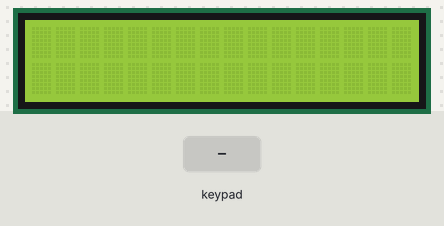
Simulated run of this program. Board: ATmega32, built with avr-gcc and emulated at 8 MHz. Shown: 16×2 character LCD. Wiring (inferred from the signals the program sends): 4×4 keypad with keys 7 8 9 / 4 5 6 * 1 2 3 - E 0 = +: rows PA0, PA1, PA2, PA3; columns PA4, PA5, PA6, PA7. Wiring (inferred from the names in the program): character LCD (HD44780): RS PB1; R/W PB2; E PB3; data PD0, PD1, PD2, PD3. The test bench sets the inputs (shaded band).

Above: at 1.2 s.
1.3 s: keypad keys 7 + 5 = pressed 0.4 s apart
At 3.1 s:
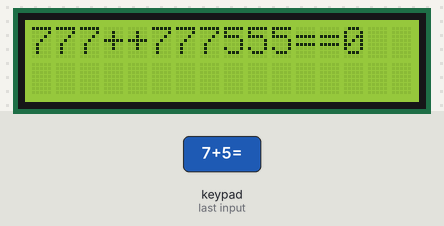
4.4 s: key 'E' pressed
At 4.9 s:
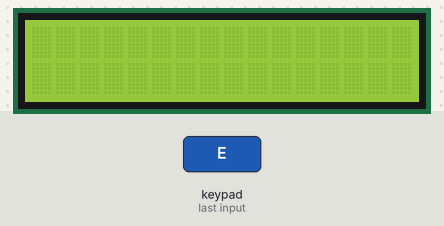
6.0 s: keypad keys 6 * 7 = pressed 0.4 s apart
At 7.9 s:
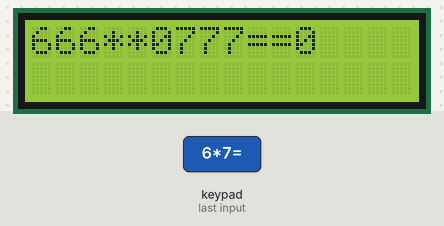
9.1 s: key '/' pressed
At 9.6 s:
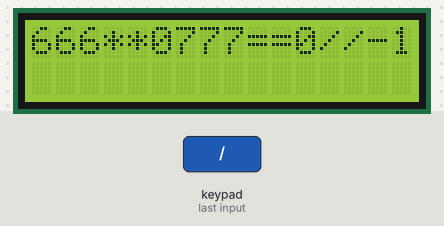
Timing chart, 0 to 11.7 s (numbered marks = the images above; inputs shaded):
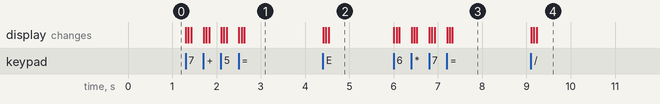

Measured:
- after the input at 1.3 s, the display: first changes at once (image 1 shows a later state)
- after the input at 6.0 s, the display: first changes at once (image 3 shows a later state)
- after the input at 9.1 s, the display: first changes at once (image 4 shows a later state)

The program:

main.c
```c
/*
 * main.c
 *
 *  Created on: Jul 18, 2024
 *      Author: Dell
 */

#include "LCD.h"
#include "keypad.h"

uint16 firstNum = 0,secondNum = 0;
uint8 op;
uint8 key;
uint16 result = 0;

int main(void)
{
	LCD_init();

	while(1)
	{
		key = KeyPad_getPressedKey();
		while((key >= 0) && (key <= 9))
		{
			LCD_intgerToString(key);
			firstNum = key + firstNum * 10;
			_delay_ms(50);
			key = KeyPad_getPressedKey();
		}
		LCD_displayCharacter(key);
		op = key;
		_delay_ms(50);
		key = KeyPad_getPressedKey();
		while((key >= 0) && (key <= 9))
		{
			LCD_intgerToString(key);
			secondNum = key + secondNum * 10;
			_delay_ms(50);
			key = KeyPad_getPressedKey();
		}
		LCD_displayCharacter(key);
		_delay_ms(50);
		switch(op)
		{
		case '+' : result = firstNum + secondNum;
		break;
		case '-' : result = firstNum - secondNum;
		break;
		case '/' : result = firstNum / secondNum;
		break;
		case '*' : result = firstNum * secondNum;
		break;
		}
		LCD_intgerToString(result);
		firstNum = 0;
		secondNum = 0;
		key = 0;
		result = 0;
		if((KeyPad_getPressedKey()) == 13)
		{
			LCD_clearScreen();
		}
		_delay_ms(50);
	}
}
```

controllerconfig.h
```c
/*
 * controllerconfig.h
 *
 *  Created on: Jul 18, 2024
 *      Author: Dell
 */

#ifndef CONTROLLERCONFIG_H_
#define CONTROLLERCONFIG_H_
#ifndef F_CPU
#define F_CPU 1000000 UL
#endif

#include<avr/io.h>
#include<avr/interrupt.h>
#include<avr/delay.h>


#endif /* CONTROLLERCONFIG_H_ */
```

LCD.c
```c
/*
 * LCD.c
 *
 *  Created on: Jul 18, 2024
 *      Author: Dell
 */

#include "LCD.h"


void LCD_init(void)
{
	LCD_CTRL_PORT_DIR |= (1<<E) | (1<<RS) | (1<<RW);

	#if (DATA_BITS_MODE == 4)
		#ifdef UPPER_PORT_PINS
			LCD_DATA_PORT_DIR |= 0xF0;
		#else
			LCD_DATA_PORT_DIR |= 0x0F;
		#endif
		LCD_sendCommand(FOUR_BITS_DATA_MODE);
		LCD_sendCommand(TWO_LINE_LCD_Four_BIT_MODE);
	#elif (DATA_BITS_MODE == 8)
		LCD_DATA_PORT_DIR = 0xFF;
		LCD_sendCommand(TWO_LINE_LCD_Eight_BIT_MODE);
	#endif

	LCD_sendCommand(CURSOR_OFF);
	LCD_sendCommand(CLEAR_COMMAND);
}

void LCD_sendCommand(uint8 command)
{
	CLEAR_BIT(LCD_CTRL_PORT,RS);
	CLEAR_BIT(LCD_CTRL_PORT,RW);
	_delay_ms(1);
	SET_BIT(LCD_CTRL_PORT,E);
	_delay_ms(1);
#if (DATA_BITS_MODE == 4)

#ifdef UPPER_PORT_PINS
	LCD_DATA_PORT = (LCD_DATA_PORT & 0x0F) | (command & 0xF0);
#else
	LCD_DATA_PORT = (LCD_DATA_PORT & 0xF0) | ((command & 0xF0) >> 4);
#endif

	_delay_ms(1);
	CLEAR_BIT(LCD_CTRL_PORT,E);
	_delay_ms(1);
	SET_BIT(LCD_CTRL_PORT,E);
	_delay_ms(1);


	#ifdef UPPER_PORT_PINS
	LCD_DATA_PORT = (LCD_DATA_PORT & 0x0F) | ((command & 0x0F) << 4);
#else
	LCD_DATA_PORT = (LCD_DATA_PORT & 0xF0) | (command & 0x0F);
#endif

	_delay_ms(1);
	CLEAR_BIT(LCD_CTRL_PORT,E);
	_delay_ms(1);
#elif (DATA_BITS_MODE == 8)
	LCD_DATA_PORT = command;
	_delay_ms(1);
	CLEAR_BIT(LCD_CTRL_PORT,E);
	_delay_ms(1);
#endif
}

void LCD_displayCharacter(uint8 data)
{
	SET_BIT(LCD_CTRL_PORT,RS);
	CLEAR_BIT(LCD_CTRL_PORT,RW);
	_delay_ms(1);
	SET_BIT(LCD_CTRL_PORT,E);
	_delay_ms(1);
#if (DATA_BITS_MODE == 4)

	#ifdef UPPER_PORT_PINS
	LCD_DATA_PORT = (LCD_DATA_PORT & 0x0F) | (data & 0xF0);
#else
	LCD_DATA_PORT = (LCD_DATA_PORT & 0xF0) | ((data & 0xF0) >> 4);
#endif

	_delay_ms(1);
	CLEAR_BIT(LCD_CTRL_PORT,E);
	_delay_ms(1);
	SET_BIT(LCD_CTRL_PORT,E);
	_delay_ms(1);


	#ifdef UPPER_PORT_PINS
	LCD_DATA_PORT = (LCD_DATA_PORT & 0x0F) | ((data & 0x0F) << 4);
#else
	LCD_DATA_PORT = (LCD_DATA_PORT & 0xF0) | (data & 0x0F);
#endif

	_delay_ms(1);
	CLEAR_BIT(LCD_CTRL_PORT,E);
	_delay_ms(1);
#elif (DATA_BITS_MODE == 8)
	LCD_DATA_PORT = command;
	_delay_ms(1);
	CLEAR_BIT(LCD_CTRL_PORT,E);
	_delay_ms(1);
#endif
}

void LCD_displayString(const char *Str)
{
	uint8 i = 0;
	while(Str[i] != '\0')
	{
		LCD_displayCharacter(Str[i]);
		i++;
	}


}

void LCD_goToRowColumn(uint8 row,uint8 col)
{
	uint8 Address;


	switch(row)
	{
		case 0:
				Address=col;
				break;
		case 1:
				Address=col+0x40;
				break;
		case 2:
				Address=col+0x10;
				break;
		case 3:
				Address=col+0x50;
				break;
	}


	LCD_sendCommand(Address | SET_CURSOR_LOCATION);
}

void LCD_displayStringRowColumn(uint8 row,uint8 col,const char *Str)
{
	LCD_goToRowColumn(row,col);
	LCD_displayString(Str);
}

void LCD_intgerToString(int data)
{
   char buff[16];
   itoa(data,buff,10);
   LCD_displayString(buff);
}

void LCD_clearScreen(void)
{
	LCD_sendCommand(CLEAR_COMMAND);
}
```

LCD.h
```c
/*
 * LCD.h
 *
 *  Created on: Jul 18, 2024
 *      Author: Dell
 */

#ifndef LCD_H_
#define LCD_H_

#include "std_types.h"
#include"controllerconfig.h"
#include"commonmacros.h"


#define DATA_BITS_MODE 4

#if (DATA_BITS_MODE == 4)
#define UPPER_PORT_PINS
#endif

#undef UPPER_PORT_PINS

#define RS PB1
#define RW PB2
#define E  PB3
#define LCD_CTRL_PORT PORTB
#define LCD_CTRL_PORT_DIR DDRB
#define LCD_DATA_PORT PORTD
#define LCD_DATA_PORT_DIR DDRD

#define CLEAR_COMMAND 0x01
#define FOUR_BITS_DATA_MODE 0x02
#define TWO_LINE_LCD_Four_BIT_MODE 0x28
#define TWO_LINE_LCD_Eight_BIT_MODE 0x38
#define CURSOR_OFF 0x0C
#define CURSOR_ON 0x0E
#define SET_CURSOR_LOCATION 0x80


void LCD_sendCommand(uint8 command);
void LCD_displayCharacter(uint8 data);
void LCD_displayString(const char *Str);
void LCD_init(void);
void LCD_clearScreen(void);
void LCD_displayStringRowColumn(uint8 row,uint8 col,const char *Str);
void LCD_goToRowColumn(uint8 row,uint8 col);
void LCD_intgerToString(int data);

#endif
```

keypad.c
```c
/*
 * keypad.c
 *
 *  Created on: Jul 18, 2024
 *      Author: Dell
 */


#include "keypad.h"


#if (N_col == 3)


static uint8 KeyPad_4x3_adjustKeyNumber(uint8 button_number);
#elif (N_col == 4)


static uint8 KeyPad_4x4_adjustKeyNumber(uint8 button_number);
#endif


uint8 KeyPad_getPressedKey(void){
	uint8 col,row;
	while(1)
	{
		for(col=0;col<N_col;col++)
		{

			KEYPAD_PORT_DIR = (0b00010000<<col);


			KEYPAD_PORT_OUT = (~(0b00010000<<col));
			for(row=0;row<N_row;row++)
			{
				if(BIT_IS_CLEAR(KEYPAD_PORT_IN,row))
				{
					#if (N_col == 3)
						return KeyPad_4x3_adjustKeyNumber((row*N_col)+col+1);
					#elif (N_col == 4)
						return KeyPad_4x4_adjustKeyNumber((row*N_col)+col+1);
					#endif
				}
			}
		}
	}
}

#if (N_col == 3)

static uint8 KeyPad_4x3_adjustKeyNumber(uint8 button_number)
{
	switch(button_number)
	{
		case 10: return '*'; // ASCII Code of =
				 break;
		case 11: return 0;
				 break;
		case 12: return '#'; // ASCII Code of +
				 break;
		default: return button_number;
	}
}

#elif (N_col == 4)

static uint8 KeyPad_4x4_adjustKeyNumber(uint8 button_number)
{
	switch(button_number)
	{
		case 1: return 7;
				break;
		case 2: return 8;
				break;
		case 3: return 9;
				break;
		case 4: return '/';
				break;
		case 5: return 4;
				break;
		case 6: return 5;
				break;
		case 7: return 6;
				break;
		case 8: return '*';
				break;
		case 9: return 1;
				break;
		case 10: return 2;
				break;
		case 11: return 3;
				break;
		case 12: return '-';
				break;
		case 13: return 13;
				break;
		case 14: return 0;
				break;
		case 15: return '=';
				break;
		case 16: return '+';
				break;

		default: return button_number;
	}
}

#endif
```

keypad.h
```c
/*
 * keypad.h
 *
 *  Created on: Jul 18, 2024
 *      Author: Dell
 */


#ifndef KEYPAD_H_
#define KEYPAD_H_

#include "controllerconfig.h"
#include "commonmacros.h"
#include "std_types.h"

#define N_col 4
#define N_row 4

#define KEYPAD_PORT_OUT PORTA
#define KEYPAD_PORT_IN  PINA
#define KEYPAD_PORT_DIR DDRA

uint8 KeyPad_getPressedKey(void);


#endif
```

commonmacros.h
```c
/*
 * commonmacros.h
 *
 *  Created on: Jul 18, 2024
 *      Author: Dell
 */


#ifndef COMMONMACROS_H_
#define COMMONMACROS_H_

#define SET_BIT(REG,BIT) (REG|=(1<<BIT))


#define CLEAR_BIT(REG,BIT) (REG&=(~(1<<BIT)))

#define TOGGLE_BIT(REG,BIT) (REG^=(1<<BIT))

#define ROR(REG,num) ( REG= (REG>>num) | (REG<<(8-num)) )

#define ROL(REG,num) ( REG= (REG<<num) | (REG>>(8-num)) )

#define BIT_IS_SET(REG,BIT) ( REG & (1<<BIT) )

#define BIT_IS_CLEAR(REG,BIT) ( !(REG & (1<<BIT)) )

#endif /* COMMONMACROS_H_ */
```

std_types.h
```c
/*
 * std_types.h
 *
 *  Created on: Jul 18, 2024
 *      Author: Dell
 */

#ifndef STD_TYPES_H_
#define STD_TYPES_H_

typedef unsigned char bool;

#ifndef FALSE
#define FALSE       (0u)
#endif
#ifndef TRUE
#define TRUE        (1u)
#endif

#define HIGH        (1u)
#define LOW         (0u)

typedef unsigned char         uint8;
typedef signed char           sint8;
typedef unsigned short        uint16;
typedef signed short          sint16;
typedef unsigned long         uint32;
typedef signed long           sint32;
typedef unsigned long long    uint64;
typedef signed long long      sint64;
typedef float                 float32;
typedef double                float64;


#endif
```
